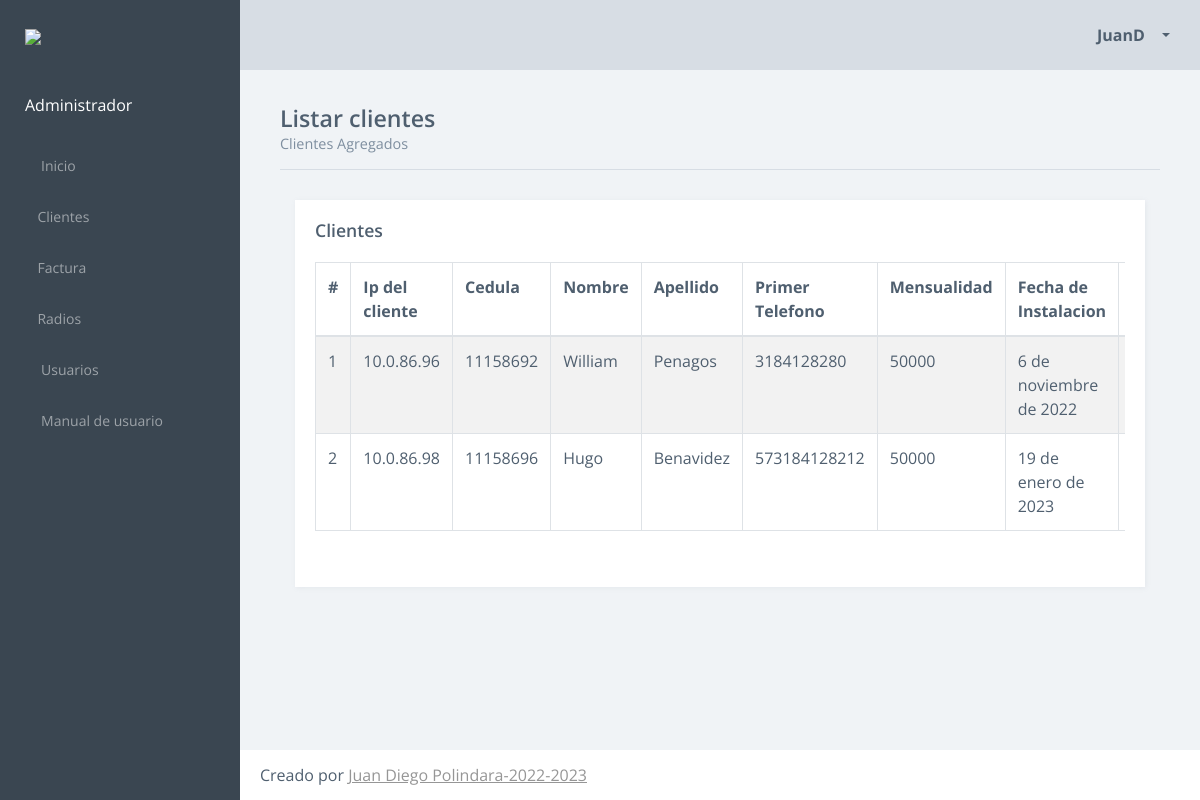
Before: /listarClientes (signed in) with the older database file.
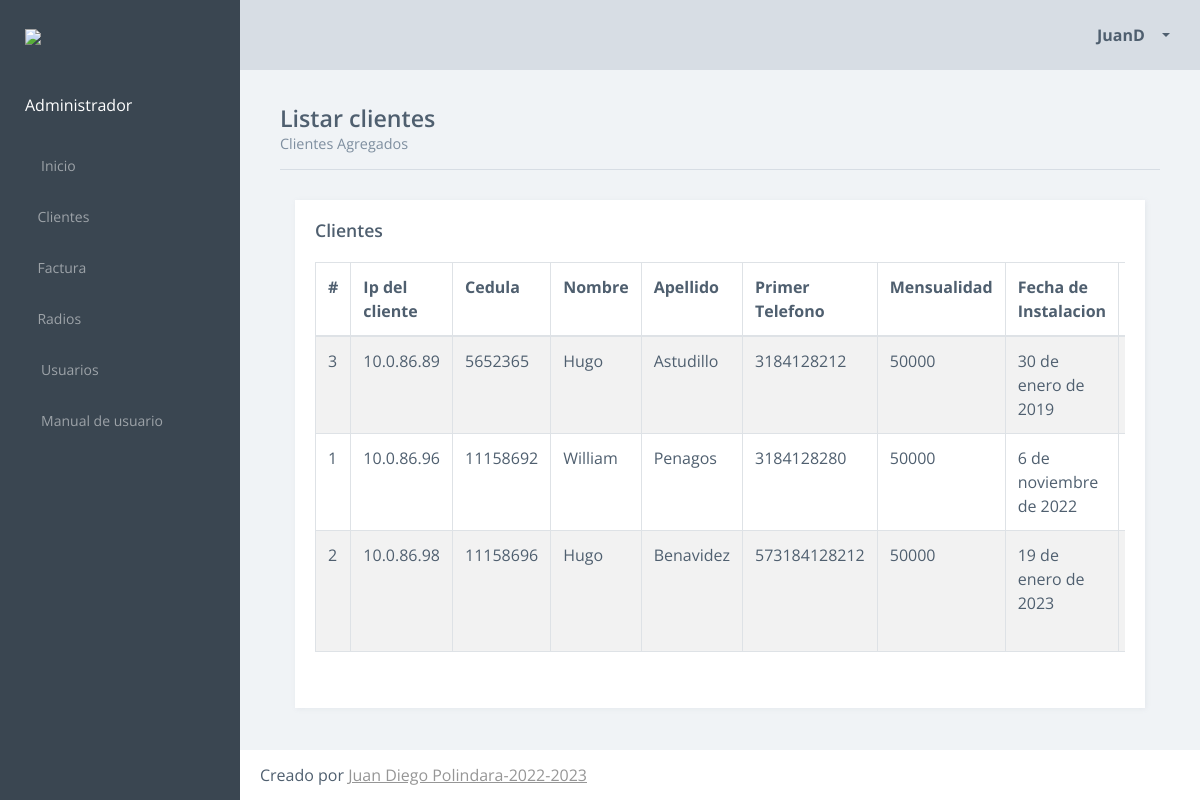
After: the same page with the newer database file.
### cliente/models.py (models this page shows, shortened)
class Cliente(models.Model):
    ESTADO_CHOICES = (
        ('arriba', 'Activo'),
        ('abajo', 'Sin servicio'),
    )
    TIPOS_CHOICES = (
        ('Fibra Optica','Fibra'),
        ('Radio Enlace','Radio'),
    )
    ip= models.CharField(max_length=15,null=False, unique=True, verbose_name='Ip del Cliente' )
    cedula=models.CharField(max_length=12, null=False, unique=True, verbose_name='Cedula del Cliente')
    nombre=models.CharField(max_length=100, null=False, verbose_name='Nombre del Cliente')
    apellido=models.CharField(max_length=100, null=False, verbose_name='Apellido del Cliente')
    telefono_uno=models.CharField(max_length=12, null=False, verbose_name='Primer Telefono ')
    telefonos_dos=models.CharField(max_length=12, null=True,blank=True, verbose_name='Segundo Telefono')
    mensualidad=models.PositiveIntegerField(null=True,blank=True, verbose_name='Mensualidad')
    fecha_instalacion = models.DateField(null=True,blank=True, verbose_name='Fecha de Instalacion')
    direccion=models.CharField(max_length=100,null=True,blank=True,verbose_name='Direccion')
    vereda=models.CharField(max_length=100,null=True,blank=True,verbose_name='Vereda')
    tipo_instalacion=models.CharField(max_length=20, choices=TIPOS_CHOICES, null=True,blank=True,  verbose_name='Tipo de Instalacion')
    status=models.CharField(max_length=20, choices=ESTADO_CHOICES, null=True,blank=True,  verbose_name='Estado')
    descripcion=models.TextField( null=True,blank=True, verbose_name='Descripcion')
    id_Pueblo=models.ForeignKey(Pueblo, on_delete=models.CASCADE,null=True,blank=True, related_name='Pueblo')
    id_Estado=models.ForeignKey(Estado, on_delete=models.CASCADE, null=True,blank=True, related_name='Estado')
    class Meta:
        db_table='cliente'
        verbose_name='Cliente'
        verbose_name_plural='Clientes'
        ordering=['ip']

### cliente/views.py (the view)
# urls.py: path('listarClientes', views.ListarClientes.as_view(), name='listarClientes'),
class ListarClientes(LoginRequiredMixin, View):
    login_url = '/login'
    redirect_field_name = None
    def get(self, request):
        from django.db import models
        clientes = Cliente.objects.all()
        contexto = {'tabla': clientes}
        contexto = complementarContexto(contexto,request.user)
        return render(request, 'cliente/listarClientes.html',contexto)

### core/funciones.py (called while the page is built)
def complementarContexto(contexto,datos):
    contexto['usuario'] = datos.username
    contexto['id_usuario'] = datos.id
    contexto['nombre'] = datos.first_name
    contexto['apellido'] = datos.last_name
    contexto['correo'] = datos.email
    return contexto

### cliente/templates/cliente/listarClientes.html (shortened to what this page needs)
{% extends "comun/base.html" %}
{% block content %}
{% load static %}
<article class="content responsive-tables-page">
    <div class="title-block">
        <h1 class="title"> Listar clientes </h1>
        <p class="title-description">Clientes Agregados </p>
    </div>
    <section class="section">
        <div class="row">
            <div class="col-md-12">
                <div class="col-md-12">
                    <div class="card">
                        <div class="card-block">
                            <div class="card-title-block">
                                <h3 class="title">Clientes</h3>
                            </div>
                            <section class="example">
                                <div class="table-responsive">
                                    <table id="example2" class="table table-striped table-bordered table-hover">
                                        <thead>
                                            <tr>
                                                <td><strong>#</strong> </td>
                                                <td><strong>Ip del cliente</strong> </td>
                                                <td><strong>Cedula</strong></td>
                                                <td><strong>Nombre</strong></td>
                                                <td><strong>Apellido</strong></td>
                                                <td><strong>Primer Telefono</strong></td>
                                                <td><strong>Mensualidad</strong></td>
                                                <td><strong>Fecha de Instalacion</strong></td>
                                                <td><strong>Tipo de Instalacion</strong></td>
                                            </tr>
                                        </thead>
                                        <tbody>
                                            {% for fila in tabla %}
                                            <tr>
                                                <td>{{fila.id}}</td>
                                                <td>{{fila.ip}}</td>
                                                <td>{{fila.cedula}}</td>
                                                <td>{{fila.nombre}}</td>
                                                <td>{{fila.apellido}}</td>
                                                <td>{{fila.telefono_uno}}</td>
                                                <td>{{fila.mensualidad}}</td>
                                                <td>{{fila.fecha_instalacion}}</td>
                                                <td>{{fila.tipo_instalacion}}</td>
                                            </tr>
                                            {% endfor %}
                                        </tbody>
                                    </table>
                                </div>
                            </section>
                        </div>
                    </div>
                </div>
            </div>
    </section>
</article>
{% endblock %}

Changed rows visible on the page:
added Cliente: id "3", ip "10.0.86.89", cedula "5652365", nombre "Hugo", apellido "Astudillo", telefono_uno "3184128212", mensualidad "50000", fecha_instalacion "30 de enero de 2019"
